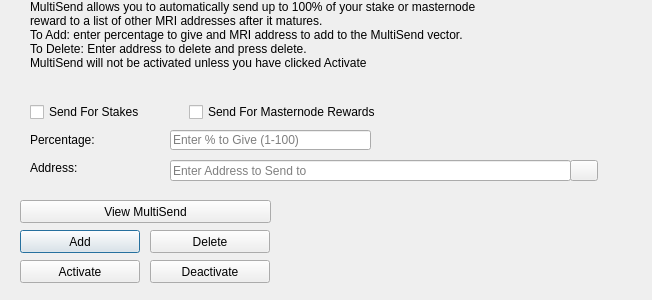
<?xml version="1.0" encoding="UTF-8"?>
<ui version="4.0">
 <class>MultiSendDialog</class>
 <widget class="QDialog" name="MultiSendDialog">
  <property name="windowModality">
   <enum>Qt::NonModal</enum>
  </property>
  <property name="geometry">
   <rect>
    <x>0</x>
    <y>0</y>
    <width>652</width>
    <height>300</height>
   </rect>
  </property>
  <property name="windowTitle">
   <string>MultiSend</string>
  </property>
  <widget class="QLineEdit" name="multiSendPercentEdit">
   <property name="geometry">
    <rect>
     <x>170</x>
     <y>130</y>
     <width>201</width>
     <height>20</height>
    </rect>
   </property>
   <property name="toolTip">
    <string>Enter whole numbers 1 - 100</string>
   </property>
   <property name="placeholderText">
    <string>Enter % to Give (1-100)</string>
   </property>
  </widget>
  <widget class="QLineEdit" name="multiSendAddressEdit">
   <property name="geometry">
    <rect>
     <x>170</x>
     <y>160</y>
     <width>401</width>
     <height>21</height>
    </rect>
   </property>
   <property name="toolTip">
    <string/>
   </property>
   <property name="placeholderText">
    <string>Enter Address to Send to</string>
   </property>
  </widget>
  <widget class="QLabel" name="label_2">
   <property name="geometry">
    <rect>
     <x>30</x>
     <y>0</y>
     <width>451</width>
     <height>121</height>
    </rect>
   </property>
   <property name="lineWidth">
    <number>1</number>
   </property>
   <property name="text">
    <string>MultiSend allows you to automatically send up to 100% of your stake or masternode reward to a list of other MRI addresses after it matures.
To Add: enter percentage to give and MRI address to add to the MultiSend vector.
To Delete: Enter address to delete and press delete.
MultiSend will not be activated unless you have clicked Activate</string>
   </property>
   <property name="alignment">
    <set>Qt::AlignLeading|Qt::AlignLeft|Qt::AlignTop</set>
   </property>
   <property name="wordWrap">
    <bool>true</bool>
   </property>
  </widget>
  <widget class="QLabel" name="message">
   <property name="geometry">
    <rect>
     <x>290</x>
     <y>200</y>
     <width>351</width>
     <height>91</height>
    </rect>
   </property>
   <property name="text">
    <string/>
   </property>
  </widget>
  <widget class="QPushButton" name="addButton">
   <property name="geometry">
    <rect>
     <x>20</x>
     <y>230</y>
     <width>120</width>
     <height>23</height>
    </rect>
   </property>
   <property name="toolTip">
    <string/>
   </property>
   <property name="statusTip">
    <string>Add to MultiSend Vector</string>
   </property>
   <property name="text">
    <string>Add</string>
   </property>
  </widget>
  <widget class="QPushButton" name="disableButton">
   <property name="geometry">
    <rect>
     <x>150</x>
     <y>260</y>
     <width>120</width>
     <height>23</height>
    </rect>
   </property>
   <property name="statusTip">
    <string>Deactivate MultiSend</string>
   </property>
   <property name="text">
    <string>Deactivate</string>
   </property>
  </widget>
  <widget class="QPushButton" name="addressBookButton">
   <property name="geometry">
    <rect>
     <x>570</x>
     <y>160</y>
     <width>28</width>
     <height>21</height>
    </rect>
   </property>
   <property name="toolTip">
    <string>Choose an address from the address book</string>
   </property>
   <property name="text">
    <string/>
   </property>
   <property name="icon">
    <iconset resource="../mirai.qrc">
     <normaloff>:/icons/address-book</normaloff>:/icons/address-book</iconset>
   </property>
   <property name="shortcut">
    <string>Alt+A</string>
   </property>
   <property name="autoDefault">
    <bool>false</bool>
   </property>
  </widget>
  <widget class="QLabel" name="label">
   <property name="geometry">
    <rect>
     <x>30</x>
     <y>130</y>
     <width>121</width>
     <height>20</height>
    </rect>
   </property>
   <property name="toolTip">
    <string>Percentage of stake to send</string>
   </property>
   <property name="text">
    <string>Percentage:</string>
   </property>
  </widget>
  <widget class="QLabel" name="label_5">
   <property name="geometry">
    <rect>
     <x>30</x>
     <y>160</y>
     <width>111</width>
     <height>16</height>
    </rect>
   </property>
   <property name="toolTip">
    <string>Address to send portion of stake to</string>
   </property>
   <property name="text">
    <string>Address:</string>
   </property>
  </widget>
  <widget class="QPushButton" name="deleteButton">
   <property name="geometry">
    <rect>
     <x>150</x>
     <y>230</y>
     <width>120</width>
     <height>23</height>
    </rect>
   </property>
   <property name="toolTip">
    <string/>
   </property>
   <property name="statusTip">
    <string>Delete Address From MultiSend Vector</string>
   </property>
   <property name="text">
    <string>Delete</string>
   </property>
  </widget>
  <widget class="QPushButton" name="activateButton">
   <property name="geometry">
    <rect>
     <x>20</x>
     <y>260</y>
     <width>120</width>
     <height>23</height>
    </rect>
   </property>
   <property name="statusTip">
    <string>Activate MultiSend</string>
   </property>
   <property name="text">
    <string>Activate</string>
   </property>
  </widget>
  <widget class="QPushButton" name="viewButton">
   <property name="geometry">
    <rect>
     <x>20</x>
     <y>200</y>
     <width>251</width>
     <height>23</height>
    </rect>
   </property>
   <property name="toolTip">
    <string/>
   </property>
   <property name="statusTip">
    <string>View MultiSend Vector</string>
   </property>
   <property name="text">
    <string>View MultiSend</string>
   </property>
  </widget>
  <widget class="QWidget" name="horizontalLayoutWidget">
   <property name="geometry">
    <rect>
     <x>30</x>
     <y>100</y>
     <width>351</width>
     <height>24</height>
    </rect>
   </property>
   <layout class="QHBoxLayout" name="horizontalLayout">
    <item>
     <widget class="QCheckBox" name="multiSendStakeCheckBox">
      <property name="text">
       <string>Send For Stakes</string>
      </property>
     </widget>
    </item>
    <item>
     <widget class="QCheckBox" name="multiSendMasternodeCheckBox">
      <property name="text">
       <string>Send For Masternode Rewards</string>
      </property>
     </widget>
    </item>
   </layout>
  </widget>
 </widget>
 <resources>
  <include location="../mirai.qrc"/>
 </resources>
 <connections/>
</ui>
